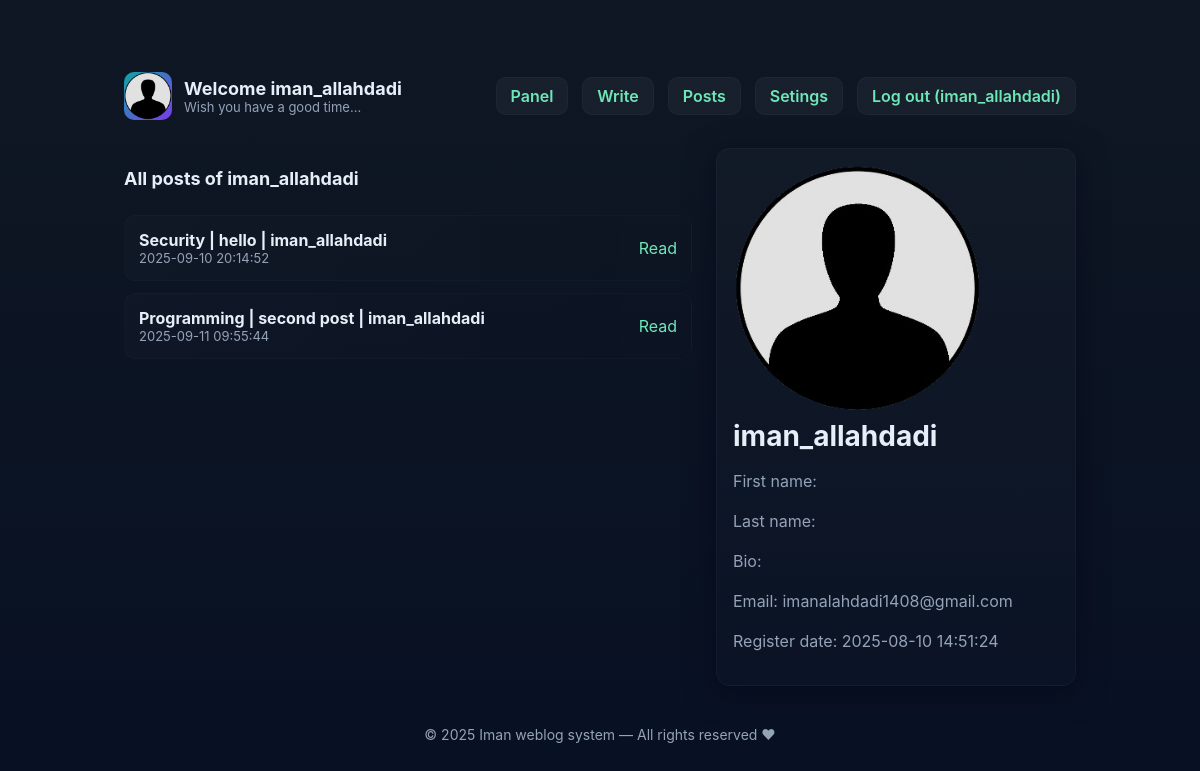
The app's page /acctst.php?username=iman_allahdadi (signed in) with its own data.
### tables this page shows
CREATE TABLE `posts` (
  `post_id` int NOT NULL AUTO_INCREMENT,
  `user_id` int NOT NULL,
  `category_id` int DEFAULT NULL,
  `title` varchar(255) NOT NULL,
  `content` text NOT NULL,
  `publication_date` timestamp NULL DEFAULT CURRENT_TIMESTAMP,
  PRIMARY KEY (`post_id`),
  KEY `user_id` (`user_id`),
  KEY `category_id` (`category_id`),
  CONSTRAINT `posts_ibfk_1` FOREIGN KEY (`user_id`) REFERENCES `users` (`user_id`) ON DELETE CASCADE,
  CONSTRAINT `posts_ibfk_2` FOREIGN KEY (`category_id`) REFERENCES `categories` (`category_id`) ON DELETE SET NULL
);

CREATE TABLE `categories` (
  `category_id` int NOT NULL AUTO_INCREMENT,
  `category_name` varchar(255) NOT NULL,
  `category_description` varchar(2000) DEFAULT NULL,
  PRIMARY KEY (`category_id`),
  UNIQUE KEY `category_name` (`category_name`)
);

CREATE TABLE `users` (
  `user_id` int NOT NULL AUTO_INCREMENT,
  `username` varchar(255) NOT NULL,
  `email` varchar(255) NOT NULL,
  `first_name` varchar(255) DEFAULT NULL,
  `last_name` varchar(255) DEFAULT NULL,
  `bio` varchar(2000) DEFAULT NULL,
  `password` varchar(255) NOT NULL,
  `token` varchar(32) DEFAULT NULL,
  `registration_data` timestamp NULL DEFAULT CURRENT_TIMESTAMP,
  PRIMARY KEY (`user_id`),
  UNIQUE KEY `username` (`username`),
  UNIQUE KEY `email` (`email`),
  UNIQUE KEY `token` (`token`)
);

### functions.php (called while the page is built, shortened)
<?php
function categoryid_to_name($conn, $category_id){
  $sql = "SELECT category_name FROM categories WHERE category_id =" . $category_id;
  $result = mysqli_query($conn, $sql);
  $get_categoryname = mysqli_fetch_assoc($result);
  return $get_categoryname['category_name'];
}
?>

### acctst.php (the view, shortened to what this page needs)
<?php
include "header.php";
?>
<?php
include 'db.php';
include 'functions.php';
if(isset($_SESSION['is_logged']) === true){ ?>
    <div class="container">
    <header>
      <div class="brand">
        <div class="logo">
          <img src="<?='/get_image.php?imgsrc=statics/images/' . md5($_SESSION['user_id']) . '.png'; ?>" onerror="this.src='/statics/images/user.png'" alt="logo"></img>
        </div>
        <div>
          <h1>Welcome <?php echo $_SESSION['username']; ?></h1>
          <p class="lead">Wish you have a good time...</p>
        </div>
      </div>
      <nav>
        <a class="btn" href="user_panel.php">Panel</a>
        <a class="btn" href="write_post.php">Write</a>
        <a class="btn" href="my_posts.php">Posts</a>
        <a class="btn" href="settings.php">Setings</a>
        <a class="btn" href="/logout.php" >Log out (<?php echo $_SESSION['username']?>)</a>
      </nav>
    </header>
<?php
    if(array_key_exists('username', $_GET)){
        $username=$_GET['username'];
        $username_safe = mysqli_real_escape_string($conn, $username);
        $sql="SELECT * FROM users WHERE username='$username_safe'";
        $result=mysqli_query($conn, $sql);
        $row=mysqli_fetch_assoc($result);
        $sql="SELECT * FROM posts WHERE user_id= " . $row['user_id'] . " ORDER BY post_id";
        $result=mysqli_query($conn, $sql);
        $user_posts=mysqli_fetch_all($result);
        ?>
   <section class="hero">
        <div class="card-posts">
            <br>
            <div>
                <h1>All posts of <?php echo $username_safe ?></h1>
            </div>
            <div class="posts" id="posts">
            <?php foreach($user_posts as $user_post){ ?>
            <div class="post">
                <div>
                <strong><?php echo categoryid_to_name($conn, $user_post[2]) . ' | ' . $user_post[3] . ' | ' .  $row['username'] ?></strong>
                <div class="meta"><?php echo $user_post[5];  ?></div>
                </div>
                <div><a href="/view_post.php?post_id=<?php echo $user_post[0] ?>">Read</a></div>
            </div>
            <?php } ?>
            </div>
        </div>
      <aside class="sidebar">
        <div class="card small">
            <img src="<?='/get_image.php?imgsrc=statics/images/' . md5($row['user_id']) . '.png'; ?>" onerror="this.src='/statics/images/user.png'" alt="logo" width="300" height="300"></img>
            <h2><?php echo $row['username']; ?></h2>
            <p class="username">First name: <?php echo $row['first_name']; ?></p>
            <p class="username">Last name: <?php echo $row['last_name']; ?></p>
            <p class="bio">Bio: <?php echo $row['bio']; ?></p>
            <p class="email">Email: <?php echo $row['email']; ?></p>
            <p class="registration">Register date: <?php echo $row['registration_data']; ?></p>
        </div>
      </aside>
    </section>
<?php } } ?>
    <footer>
      © <span id="year"></span> Iman weblog system — All rights reserved ♥
    </footer>
  </div>
</body>
</html>

### statics/styles.css (style rules this page uses)
:root { --bg:#0f1724; --card:#111827; --muted:#94a3b8; --accent:#6ee7b7; --glass: rgba(255,255,255,0.04); --radius:14px; font-family: Inter, ui-sans-serif, system-ui, -apple-system, "Segoe UI", Roboto, "Helvetica Neue", Arial; color-scheme: dark; }
* { box-sizing:border-box }
html,body { height:100%;margin:0;background:linear-gradient(180deg,var(--bg) 0%, #071023 100%);color:#e6eef8 }
a { color:var(--accent);text-decoration:none }
.container { max-width:1000px;margin:48px auto;padding:24px }
header { display:flex;align-items:center;justify-content:space-between;margin-bottom:28px }
.brand { display:flex;gap:12px;align-items:center }
.logo { width:48px;height:48px;border-radius:10px;background:linear-gradient(135deg,#0ea5a4,#7c3aed);display:flex;align-items:center;justify-content:center;font-weight:700 }
h1 { font-size:18px;margin:0 }
p.lead { margin:0;color:var(--muted);font-size:13px }
nav { display:flex;gap:14px;align-items:center }
.btn { padding:8px 14px;border-radius:10px;background:var(--glass);border:1px solid rgba(255,255,255,0.03);font-weight:600 }
.hero { display:grid;grid-template-columns:1fr 360px;gap:24px;align-items:start }
.card { background:linear-gradient(180deg, rgba(255,255,255,0.02), rgba(255,255,255,0.01));padding:24px;border-radius:var(--radius);box-shadow:0 6px 30px rgba(2,6,23,0.6);border:1px solid rgba(255,255,255,0.03) }
.hero h2 { margin:0 0 10px 0;font-size:28px }
.hero p { color:var(--muted);line-height:1.5 }
.card.small { padding:16px; }
.posts { margin-top:26px;display:flex;flex-direction:column;gap:12px }
.post { display:flex;justify-content:space-between;align-items:center;padding:14px;border-radius:12px;background:linear-gradient(90deg, rgba(255,255,255,0.015), transparent);border:1px solid rgba(255,255,255,0.02) }
.post .meta { color:var(--muted);font-size:13px }
footer { margin:40px 0 20px;color:var(--muted);text-align:center;font-size:14px }
.btn, .post, .feature { transition:transform .18s ease, box-shadow .18s ease }

### acctst.php (style rules this page uses)
.card img { width: 250px; height: 250px; border-radius: 10%; object-fit: cover; }
.logo img { width: 100%; height: 100%; object-fit: cover; border-radius: inherit; }

### records on screen
posts: category.category_name "Security", title "hello", user.username "iman_allahdadi", publication_date "2025-09-10 20:14:52"
posts: category.category_name "Programming", title "second post", user.username "iman_allahdadi", publication_date "2025-09-11 09:55:44"
users: username "iman_allahdadi", email "imanalahdadi1408@gmail.com", registration_data "2025-08-10 14:51:24"

### other values on screen
$_SESSION['username'] "iman_allahdadi"
$username_safe "iman_allahdadi"
